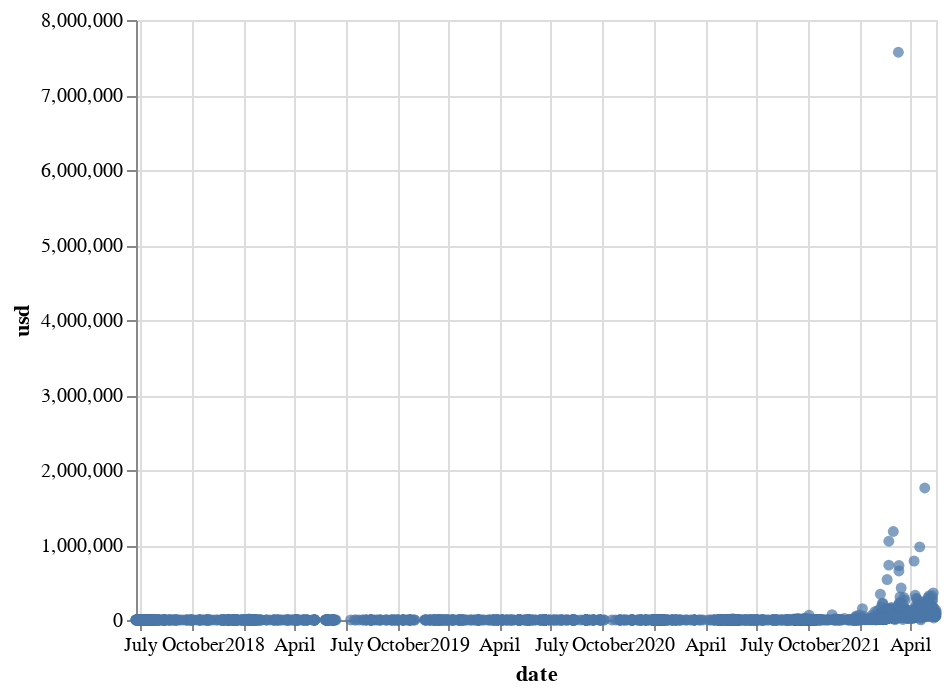

Notebook source saved alongside this figure:
### Code cell
alt.Chart(sold).encode(x="date", y="usd").mark_circle()

### Figure 1 — Vega-Lite specification as saved in the notebook (floating-point values rounded to 4 significant figures; data arrays with more than 128 entries replaced by an {"elided": "..."} marker saying what was removed)
{"config": {"view": {"continuousWidth": 400, "continuousHeight": 300}}, "data": {"name": "data-9963354adca6b01be28aadbac8c85072"}, "mark": "circle", "encoding": {"x": {"type": "temporal", "field": "date"}, "y": {"type": "quantitative", "field": "usd"}}, "$schema": "https://vega.github.io/schema/vega-lite/v4.8.1.json", "datasets": {"data-9963354adca6b01be28aadbac8c85072": {"elided": "5000 records"}}}
